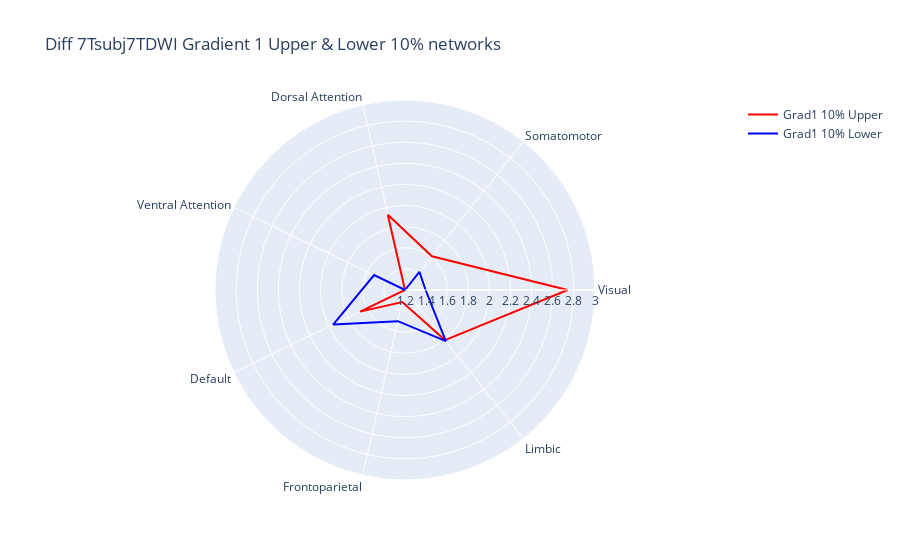

The notebook cell this image was saved under:
### Code cell
fig = go.Figure()

fig.add_trace(go.Scatterpolar(r=grad1_10_network_df['Grad1 10% Upper'].values.tolist() + grad1_10_network_df['Grad1 10% Upper'].values.tolist()[:1], theta=grad1_10_network_df['networks'].tolist() + grad1_10_network_df['networks'].tolist()[:1], mode = 'lines', line_color = 'red', name='Grad1 10% Upper'))
fig.add_trace(go.Scatterpolar(r=grad1_10_network_df['Grad1 10% Lower'].values.tolist() + grad1_10_network_df['Grad1 10% Lower'].values.tolist()[:1], theta=grad1_10_network_df['networks'].tolist() + grad1_10_network_df['networks'].tolist()[:1], mode = 'lines', line_color = 'blue', name='Grad1 10% Lower'))

fig.update_layout(polar=dict(radialaxis=dict(visible=True, range=[1.2, 3.0])),title = 'Diff 7Tsubj7TDWI Gradient 1 Upper & Lower 10% networks', showlegend=True)

fig.show()
fig.write_image(fig_path+'Diff_7Tsubj7TDWI_Gradient1_Upper&Lower_10%_networks.png')

### Figure 1 — Plotly figure (JSON) as saved in the notebook; plotly's stock layout.template omitted (floating-point values rounded to 4 significant figures)
{"data": [{"line": {"color": "red"}, "mode": "lines", "name": "Grad1 10% Upper", "r": [2.741, 1.609, 1.932, 1.199, 1.672, 1.316, 1.807, 2.741], "theta": ["Visual", "Somatomotor", "Dorsal Attention", "Ventral Attention", "Default", "Frontoparietal", "Limbic", "Visual"], "type": "scatterpolar"}, {"line": {"color": "blue"}, "mode": "lines", "name": "Grad1 10% Lower", "r": [1.395, 1.419, 1.149, 1.525, 1.955, 1.503, 1.82, 1.395], "theta": ["Visual", "Somatomotor", "Dorsal Attention", "Ventral Attention", "Default", "Frontoparietal", "Limbic", "Visual"], "type": "scatterpolar"}], "layout": {"autosize": true, "polar": {"angularaxis": {"type": "category"}, "radialaxis": {"autorange": false, "range": [1.2, 3], "type": "linear", "visible": true}}, "showlegend": true, "title": {"text": "Diff 7Tsubj7TDWI Gradient 1 Upper & Lower 10% networks"}}}
